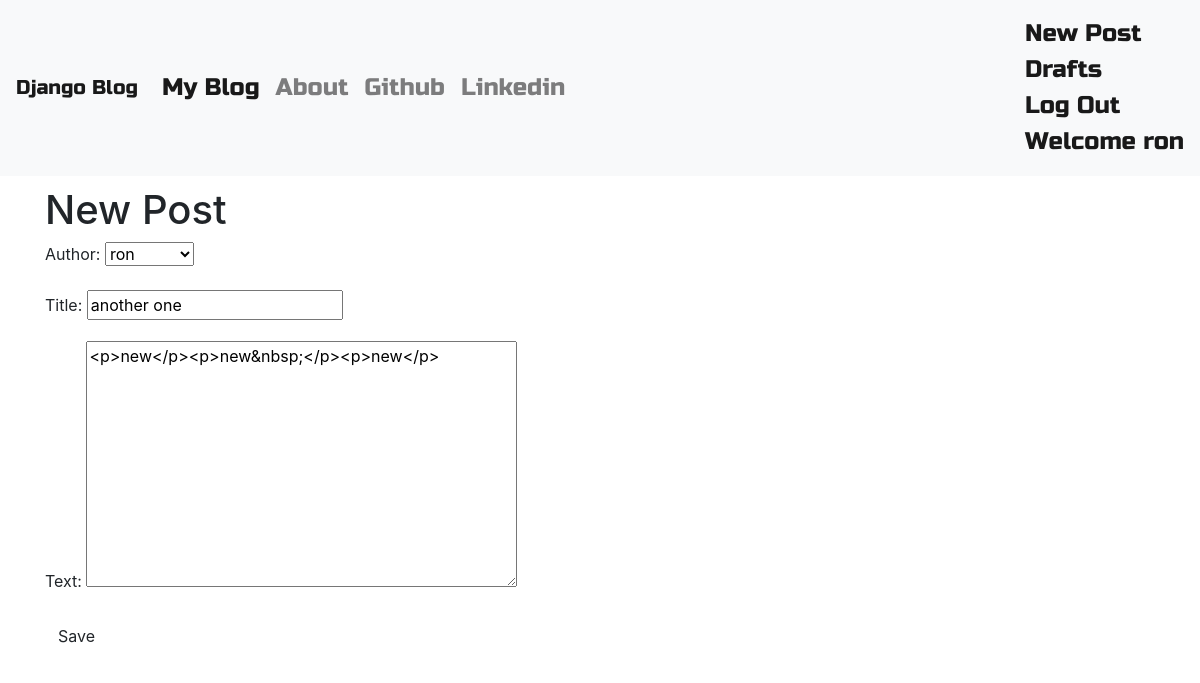
/post/4/edit/ (signed in), run on the app's committed database.
### blog/models.py (models this page shows, shortened)
class Post(models.Model):
    author = models.ForeignKey('auth.user', on_delete=models.CASCADE)
    title = models.CharField(max_length=200)
    text = models.TextField()
    created_date = models.DateTimeField(default=timezone.now)
    published_date = models.DateTimeField(blank=True,null=True)

### blog/views.py (the view)
# urls.py: url(r'^post/(?P<pk>\d+)/edit/$',views.PostUpdateView.as_view(),name='post_edit'),
class PostUpdateView(LoginRequiredMixin,UpdateView):
    login_url = '/login/'
    redirect_field_name = 'blog/post_detail.html'
    form_class = PostForm
    model = Post

### blog/forms.py
class PostForm(forms.ModelForm):
    class Meta:
        model = Post
        fields = ('author','title','text')
        widgets = {
            'title':forms.TextInput(attrs={'class':'textinputclass'}),
             'text':forms.Textarea(attrs={'class':'editable medium-editor-textarea postcontent'})
        }

### blog/templates/blog/post_form.html (shortened to what this page needs)
{% extends 'blog/base.html' %}
{% block content %}
<h1>New Post</h1>
<form class="post-form" method="POST">
    {{form.as_p}}
    <button type="submit" class="save btn btn-default">Save</button>
</form>
{% endblock  %}

### blog/templates/blog/base.html (shortened to what this page needs)
<!DOCTYPE html>
<html lang="en">
<head>
    <link rel="stylesheet" href="https://stackpath.bootstrapcdn.com/bootstrap/4.3.1/css/bootstrap.min.css">
    <link rel="stylesheet" href="//cdn.jsdelivr.net/npm/medium-editor@latest/dist/css/medium-editor.min.css" type="text/css" media="screen" charset="utf-8">
    {% load static %}
    <link rel="stylesheet" href="{% static 'css/blog.css' %}">
</head>
<body>
        <nav class="navbar navbar-expand-lg navbar-light bg-light techfont custom-navbar">
                <a class="navbar-brand" href="{% url 'post_list' %}">Django Blog</a>
                <div class="collapse navbar-collapse" id="navbarNav">
                  <ul class="navbar-nav">
                    <li class="nav-item active">
                      <a class="nav-link" href="{% url 'post_list' %}">My Blog <span class="sr-only">(current)</span></a>
                    </li>
                    <li class="nav-item">
                      <a class="nav-link" href="{% url 'about' %}">About</a>
                    </li>
                    <li class="nav-item">
                      <a class="nav-link" href="https://www.github.com">Github</a>
                    </li>
                    <li class="nav-item">
                            <a class="nav-link" href="https://www.linkedin.com">Linkedin</a>
                    </li>
                  </ul>
                </div>
                <ul class="navbar-nav">
                 <span class="navbar-text">
                  {% if user.is_authenticated %}
                  <li><a href="{% url 'post_new' %}">New Post</a></li>
                  <li><a href="{% url 'post_draft_list' %}">Drafts</a></li>
                  <li><a href="{% url 'logout' %}">Log Out</a></li>
                  <li><a>Welcome {{ user.username }}</a></li>
                  {% else %}
                  <li><a class="" href="{% url 'login' %}"><span class="">Login</span></a></li>
                  {% endif %}
                </span>
                </ul>
              </nav>
              <div class="content container">
                  <div class="row">
                      <div class="col-md-8">
                          <div class="blog_posts">
                              {% block content %}
                              {% endblock %}
                          </div>
                      </div>
                  </div>
              </div>
</body>
</html>

### blog/static/css/blog.css (style rules this page uses)
.techfont { font-family: 'Russo One',sans-serif; font-size: 1.5em; margin-bottom: 10px; }

### data on the page
Post: author "ron", title "another one", text "<p>new</p><p>new&nbsp;</p><p>new</p>"

### other printed values
{{ user.username }} "ron"
